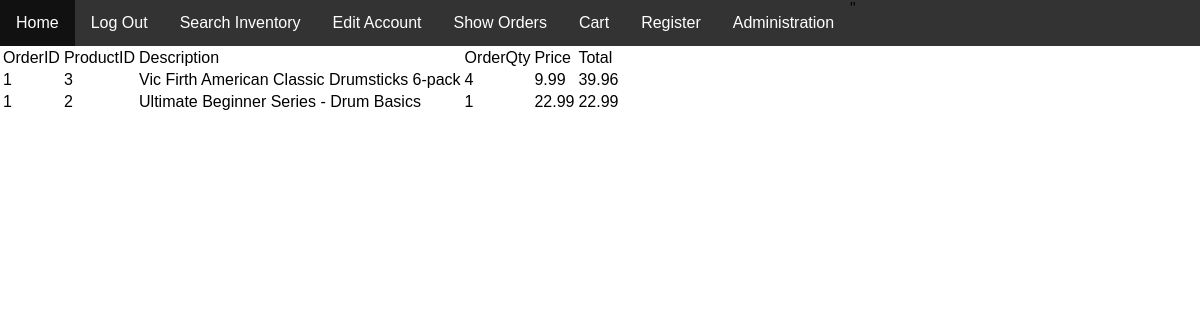
The page /CustomerOrders.php (signed in) on the database its author committed.
### tables this page shows
create table Items
(
    OrderID   int unsigned not null,
    ProductID int unsigned not null,
    OrderQty  int unsigned not null,
    foreign key (OrderID) references CustomerOrder (OrderID) on delete cascade,
    foreign key (ProductID) references Product (ProductID) on delete restrict
);

create table CustomerOrder
(
    OrderID    int unsigned auto_increment not null,
    CustomerID int unsigned                not null,
    LastUpdate datetime                    not null,
    primary key (OrderID),
    foreign key (CustomerID) references Customer (CustomerID)
);

create table Product
(
    ProductID    int unsigned auto_increment not null,
    Category     varchar(30)                 not null,
    Description  varchar(80)                 not null,
    PhotoLink    varchar(120)                not null,
    AvailableQty smallint unsigned           not null,
    Price        float(6, 2)                 not null,
    primary key (ProductID)
);

### public_html/CustomerOrders.php (the view)
<?php
include "connection.php";
include_once'heading.php';
if (isset($_SESSION["LoginUser"]) && isset($_SESSION["Role"]) && isset($_SESSION["UserID"])
    && $_SESSION["Role"]==1 ) {
    $userID=$_SESSION["UserID"];
    $result = mysqli_query($conn, "SELECT customerorder.OrderID, items.ProductID,
       product.Description,items.OrderQty,product.Price,
       Items.OrderQty*product.Price as Total
        From users,customer,customerorder,items,product
        where users.UserID='$userID' and users.UserID = Customer.CustomerID and
              Customerorder.OrderID=items.OrderID and items.ProductID=product.ProductID order by Customerorder.OrderID;");
    $all_property = array();
    echo '<table class="data-table">
        <tr class="data-headers">';
    while ($property = mysqli_fetch_field($result)) {
        echo '<td>' . $property->name . '</td>';
        array_push($all_property, $property->name);
    }
    echo '</tr>';
    while ($row = mysqli_fetch_array($result)) {
        echo "<tr>";
        foreach ($all_property as $item) {
            echo '<td>' . $row[$item] . '</td>';
        }
        echo '</tr>';
    }
    echo "</table>";
}
else {
    echo "Sorry...No orders found";
}
?>
</body>

### public_html/css/home-styles.css (style rules this page uses)
* { margin:0 }
body { background-color:white; font-family: Arial, Helvetica, sans-serif; }

### rows shown on the page
items: OrderID.OrderID "1", ProductID "3", ProductID.Description "Vic Firth American Classic Drumsticks 6-pack", OrderQty "4", ProductID.Price "9.99", item "39.96"
items: OrderID.OrderID "1", ProductID "2", ProductID.Description "Ultimate Beginner Series - Drum Basics", OrderQty "1", ProductID.Price "22.99", item "22.99"

### other values the page prints
$property->name "OrderID"
$property->name "ProductID"
$property->name "Description"
$property->name "OrderQty"
$property->name "Price"
$property->name "Total"
